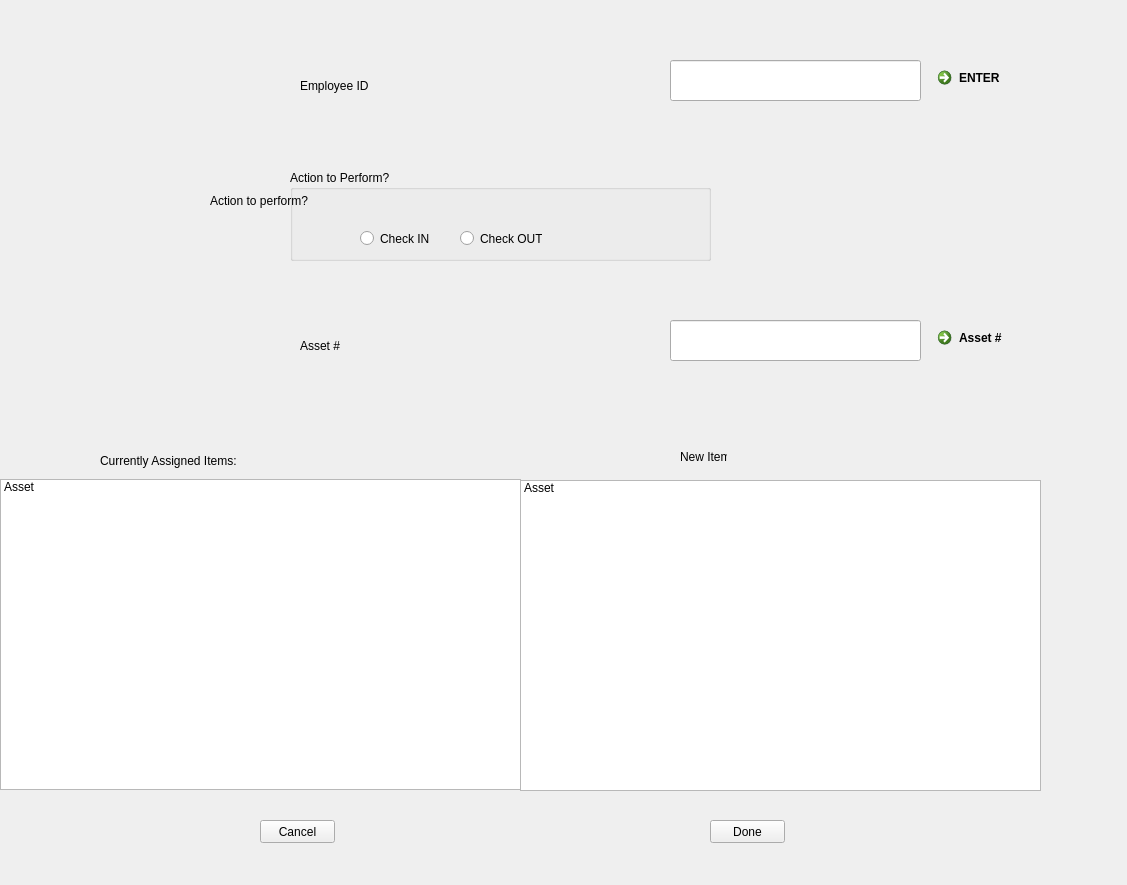
<?xml version="1.0" encoding="UTF-8"?>
<ui version="4.0">
 <class>MainWindow</class>
 <widget class="QWidget" name="MainWindow">
  <property name="geometry">
   <rect>
    <x>0</x>
    <y>0</y>
    <width>1127</width>
    <height>885</height>
   </rect>
  </property>
  <property name="windowTitle">
   <string>Form</string>
  </property>
  <widget class="QWidget" name="horizontalLayoutWidget_3">
   <property name="geometry">
    <rect>
     <x>520</x>
     <y>480</y>
     <width>521</width>
     <height>311</height>
    </rect>
   </property>
   <layout class="QHBoxLayout" name="horizontalLayout_3">
    <item>
     <widget class="QListWidget" name="New_Item_List">
      <item>
       <property name="text">
        <string>Asset</string>
       </property>
      </item>
     </widget>
    </item>
   </layout>
  </widget>
  <widget class="QWidget" name="horizontalLayoutWidget_4">
   <property name="geometry">
    <rect>
     <x>0</x>
     <y>479</y>
     <width>521</width>
     <height>311</height>
    </rect>
   </property>
   <layout class="QHBoxLayout" name="horizontalLayout_4">
    <item>
     <widget class="QListWidget" name="Existing_Item_list">
      <item>
       <property name="text">
        <string>Asset</string>
       </property>
      </item>
     </widget>
    </item>
   </layout>
  </widget>
  <widget class="QPushButton" name="Cancel_Button">
   <property name="geometry">
    <rect>
     <x>260</x>
     <y>820</y>
     <width>75</width>
     <height>23</height>
    </rect>
   </property>
   <property name="text">
    <string>Cancel</string>
   </property>
  </widget>
  <widget class="QPushButton" name="Done_Button">
   <property name="geometry">
    <rect>
     <x>710</x>
     <y>820</y>
     <width>75</width>
     <height>23</height>
    </rect>
   </property>
   <property name="text">
    <string>Done</string>
   </property>
  </widget>
  <widget class="QLabel" name="Employee_ID_Label">
   <property name="geometry">
    <rect>
     <x>300</x>
     <y>60</y>
     <width>251</width>
     <height>51</height>
    </rect>
   </property>
   <property name="text">
    <string>Employee ID</string>
   </property>
  </widget>
  <widget class="QLineEdit" name="Employee_ID_Input">
   <property name="geometry">
    <rect>
     <x>670</x>
     <y>60</y>
     <width>251</width>
     <height>41</height>
    </rect>
   </property>
  </widget>
  <widget class="QLabel" name="Action_To_Perform_Label">
   <property name="geometry">
    <rect>
     <x>210</x>
     <y>190</y>
     <width>181</width>
     <height>21</height>
    </rect>
   </property>
   <property name="text">
    <string>Action to perform?</string>
   </property>
  </widget>
  <widget class="QCommandLinkButton" name="Employee_ID_Enter">
   <property name="geometry">
    <rect>
     <x>930</x>
     <y>60</y>
     <width>185</width>
     <height>41</height>
    </rect>
   </property>
   <property name="text">
    <string>ENTER</string>
   </property>
  </widget>
  <widget class="QCommandLinkButton" name="Asset_ID_Enter">
   <property name="geometry">
    <rect>
     <x>930</x>
     <y>320</y>
     <width>185</width>
     <height>41</height>
    </rect>
   </property>
   <property name="text">
    <string>Asset #</string>
   </property>
  </widget>
  <widget class="QLabel" name="Asset_ID_Label">
   <property name="geometry">
    <rect>
     <x>300</x>
     <y>320</y>
     <width>251</width>
     <height>51</height>
    </rect>
   </property>
   <property name="text">
    <string>Asset #</string>
   </property>
  </widget>
  <widget class="QLineEdit" name="Asset_ID_Input">
   <property name="geometry">
    <rect>
     <x>670</x>
     <y>320</y>
     <width>251</width>
     <height>41</height>
    </rect>
   </property>
   <property name="text">
    <string/>
   </property>
  </widget>
  <widget class="QLabel" name="Existing_Item_Label">
   <property name="geometry">
    <rect>
     <x>100</x>
     <y>450</y>
     <width>171</width>
     <height>21</height>
    </rect>
   </property>
   <property name="text">
    <string>Currently Assigned Items:</string>
   </property>
  </widget>
  <widget class="QLabel" name="New_Item_Label">
   <property name="geometry">
    <rect>
     <x>680</x>
     <y>450</y>
     <width>47</width>
     <height>13</height>
    </rect>
   </property>
   <property name="text">
    <string>New Items</string>
   </property>
  </widget>
  <widget class="QGroupBox" name="groupBox">
   <property name="geometry">
    <rect>
     <x>290</x>
     <y>170</y>
     <width>421</width>
     <height>91</height>
    </rect>
   </property>
   <property name="title">
    <string>Action to Perform?</string>
   </property>
   <widget class="QRadioButton" name="Check_In_Box">
    <property name="geometry">
     <rect>
      <x>70</x>
      <y>60</y>
      <width>82</width>
      <height>17</height>
     </rect>
    </property>
    <property name="text">
     <string>Check IN</string>
    </property>
   </widget>
   <widget class="QRadioButton" name="Check_Out_Box">
    <property name="geometry">
     <rect>
      <x>170</x>
      <y>60</y>
      <width>82</width>
      <height>17</height>
     </rect>
    </property>
    <property name="text">
     <string>Check OUT</string>
    </property>
   </widget>
  </widget>
 </widget>
 <resources/>
 <connections/>
</ui>
